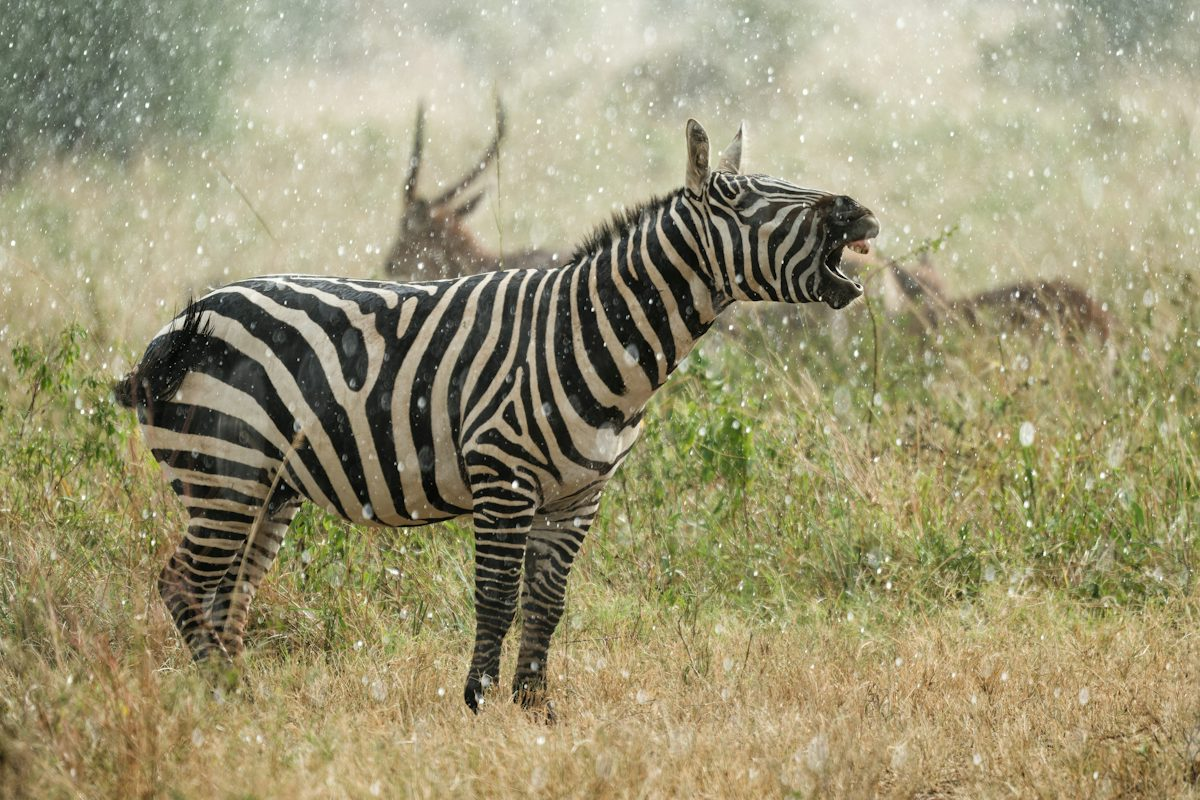
#> input picture Exp1input.jpg, 1200 x 800 px
$ python Exp32.py
#> lines starting #> are read from the running program, lines starting #| are printed output that depends on the picture
### resources/display_utils.py
import cv2

DISPLAY_W = 700
DISPLAY_H = 520
WINDOW_X = 40
WINDOW_Y = 60
X_STEP = 760
Y_STEP = 560
_window_index = 0

def show_small(title, image):
    global _window_index
    if image is None:
        return

    h, w = image.shape[:2]
    scale = min(DISPLAY_W / w, DISPLAY_H / h) if w and h else 1.0
    if scale < 1.0:
        new_w = max(1, int(w * scale))
        new_h = max(1, int(h * scale))
        image = cv2.resize(image, (new_w, new_h), interpolation=cv2.INTER_AREA)

    cv2.namedWindow(title, cv2.WINDOW_NORMAL)
    cv2.resizeWindow(title, image.shape[1], image.shape[0])
    x = WINDOW_X + (_window_index % 3) * X_STEP
    y = WINDOW_Y + (_window_index // 3) * Y_STEP
    cv2.moveWindow(title, x, y)
    cv2.imshow(title, image)
    _window_index += 1

### labs/Exp32.py
import cv2
import sys
from pathlib import Path

ROOT = Path(__file__).resolve().parent
PROJECT_ROOT = ROOT.parent
if str(PROJECT_ROOT) not in sys.path:
    sys.path.insert(0, str(PROJECT_ROOT))

from resources.display_utils import show_small
from tkinter import Tk, filedialog

Tk().withdraw()
file_path = filedialog.askopenfilename(
    title="Select an Image",
    filetypes=[("Image Files", "*.jpg *.jpeg *.png *.bmp")]
)
#> the answer given: ../Exp1input.jpg

if not file_path:
    print("No image selected!")
    exit()

img = cv2.imread(file_path)
#> img is the input picture: shape (800, 1200, 3); mean B, G, R 115.6, 149.6, 155.9
if img is None:
    print("Error: Unable to load image!")
    exit()

cropped = img[100:400, 150:500]
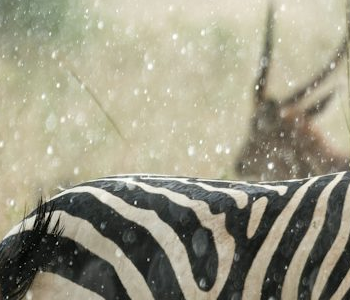
#> cropped: shape (300, 350, 3); mean B, G, R 132.3, 152.3, 155.1

show_small("Original Image", img)
show_small("Cropped Image", cropped)
cv2.waitKey(0)
cv2.destroyAllWindows()

$ run again, on Exp3input.jpg
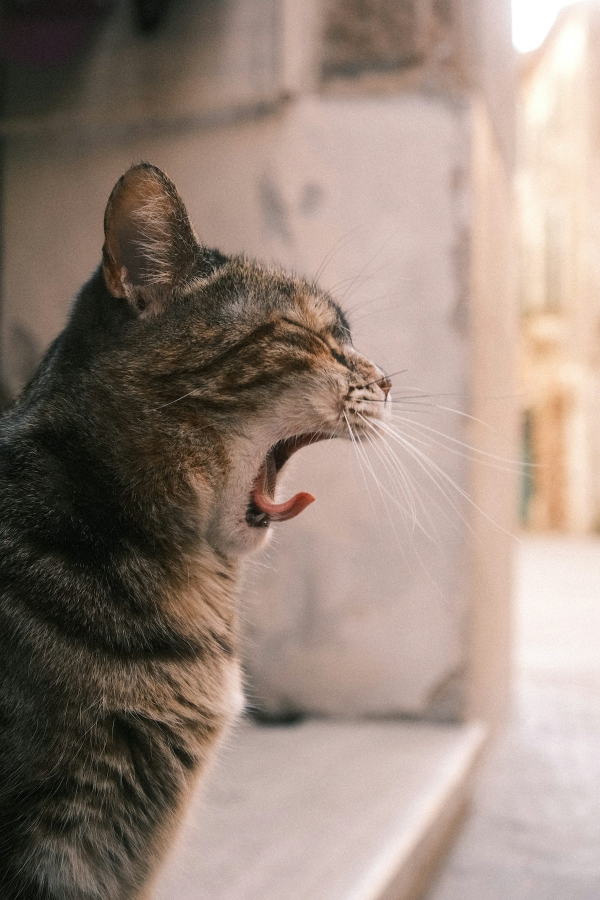
#> input picture Exp3input.jpg, 1200 x 1800 px (shown at 1/2 size)
#> img is the input picture: shape (1800, 1200, 3); mean B, G, R 123, 133.8, 151
#> `cropped = img[100:400, 150:500]`:
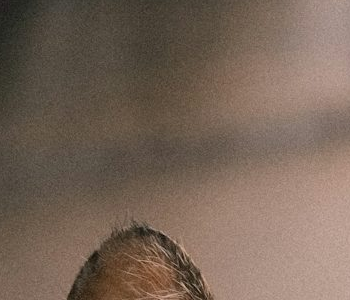
#> cropped: shape (300, 350, 3); mean B, G, R 87.6, 101.1, 119.4
#> in show_small, `image = cv2.resize(image, (new_w, new_h), interpolation=cv2.INTER_AREA)`:
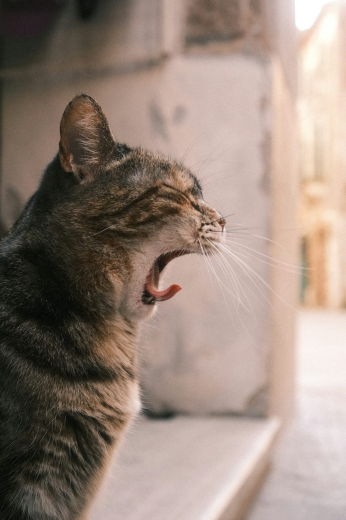
#> image: shape (520, 346, 3); mean of channels 0, 1, 2 123, 133.8, 151; drawn as B, G, R

$ run again, on Exp4input.jpg
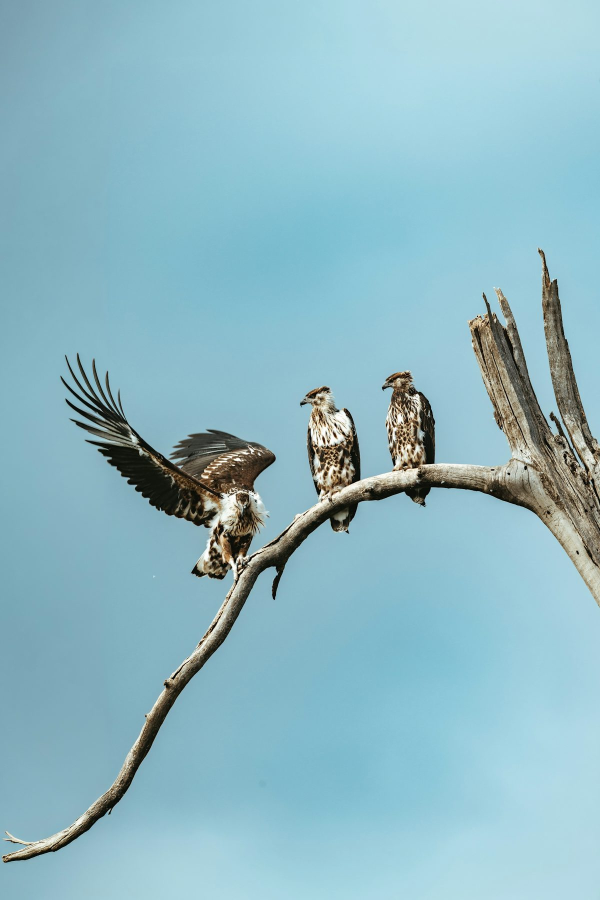
#> input picture Exp4input.jpg, 1200 x 1800 px (shown at 1/2 size)
#> img is the input picture: shape (1800, 1200, 3); mean B, G, R 196, 184.6, 142
#> `cropped = img[100:400, 150:500]`:
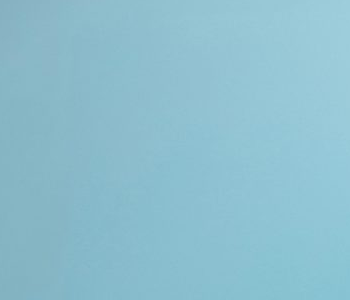
#> cropped: shape (300, 350, 3); mean B, G, R 206.6, 191.2, 141.4
#> in show_small, `image = cv2.resize(image, (new_w, new_h), interpolation=cv2.INTER_AREA)`:
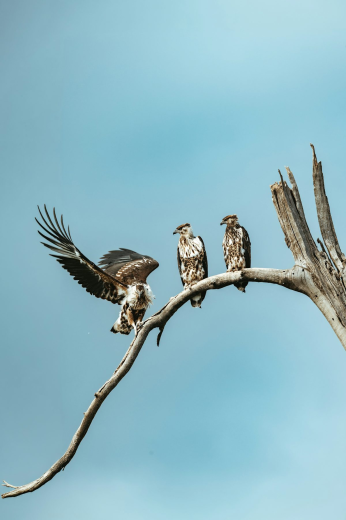
#> image: shape (520, 346, 3); mean of channels 0, 1, 2 196, 184.6, 142; drawn as B, G, R

$ run again, on Exp5input.jpg
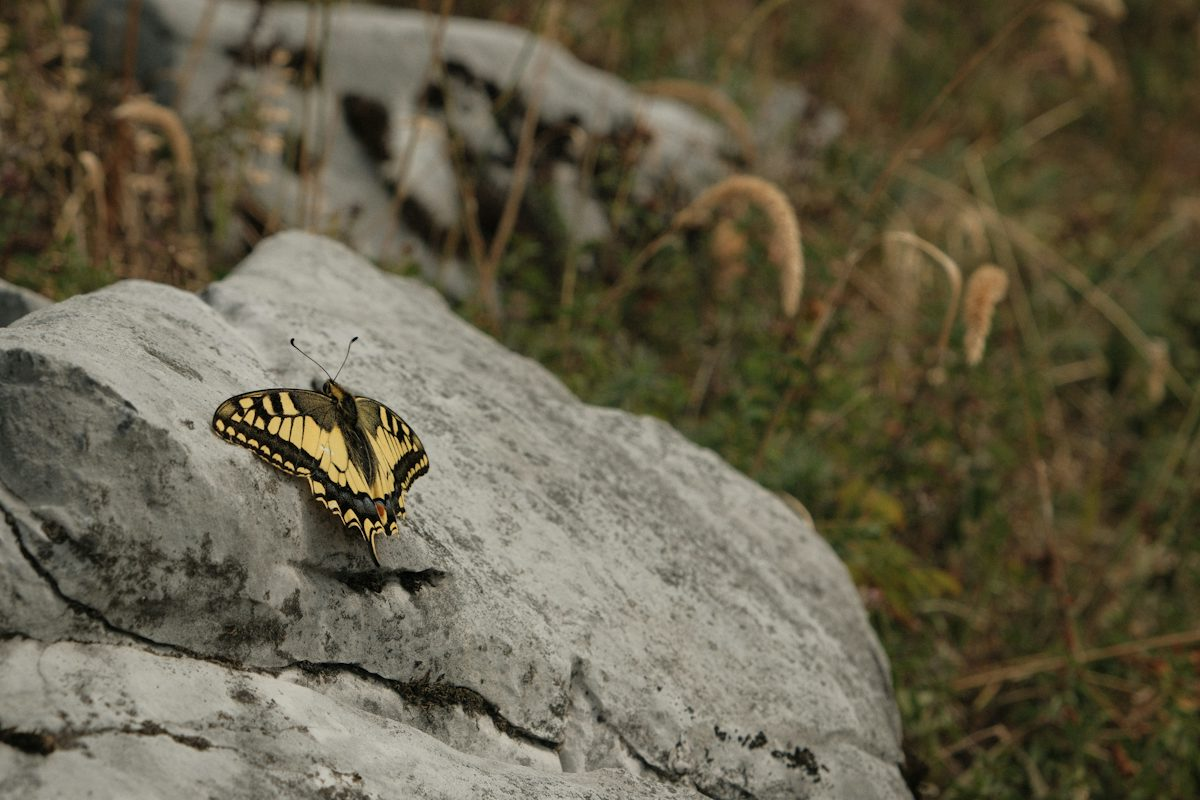
#> input picture Exp5input.jpg, 1200 x 800 px
#> img is the input picture: shape (800, 1200, 3); mean B, G, R 73.4, 94.2, 100.5
#> `cropped = img[100:400, 150:500]`:
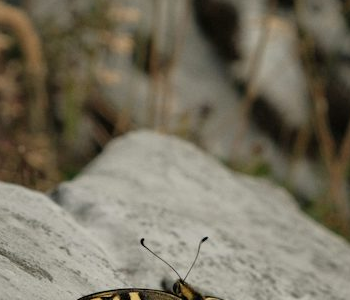
#> cropped: shape (300, 350, 3); mean B, G, R 96.7, 113.7, 119.7
